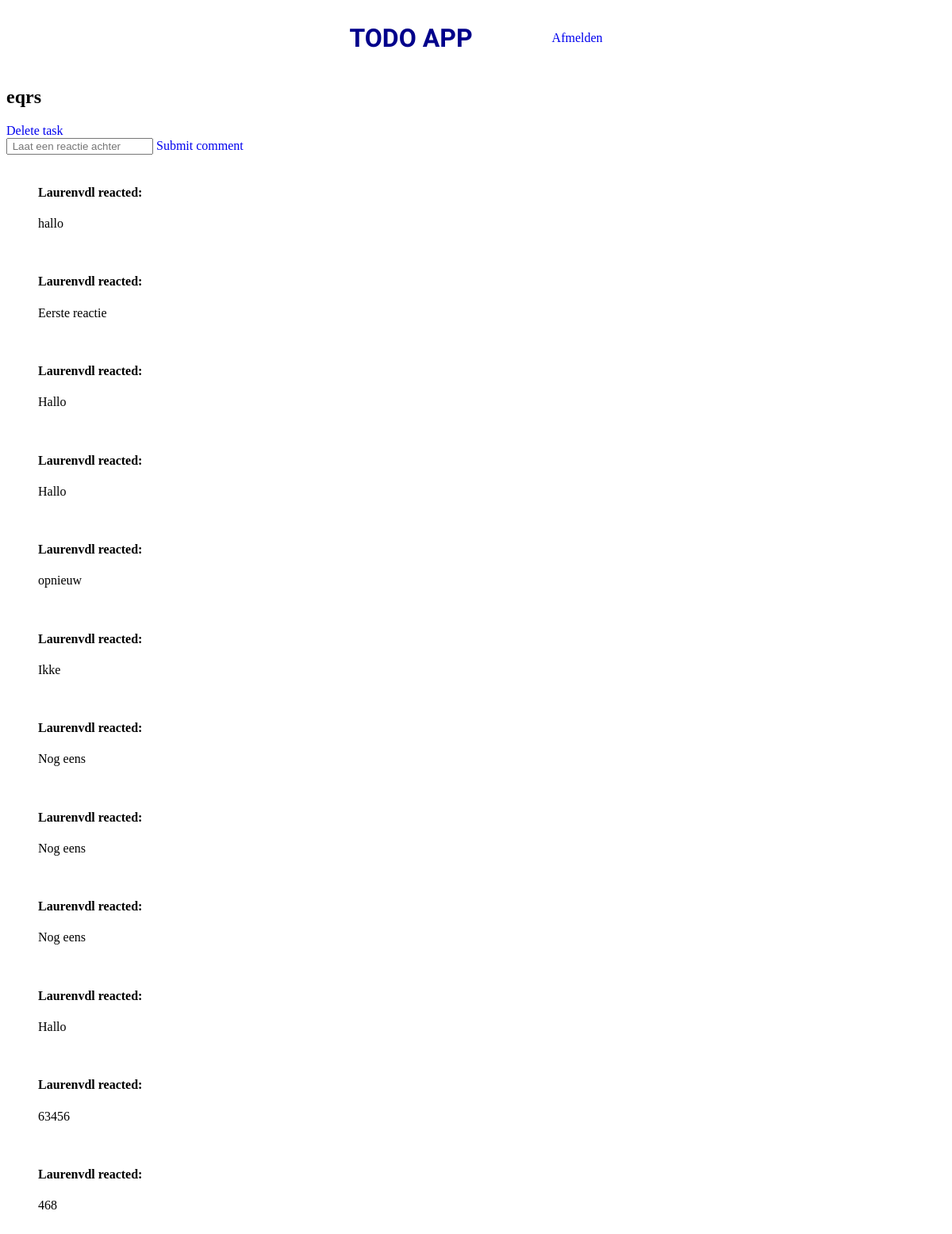
The app's page /task.php?task=27 (signed in) with its own data.
### tables this page shows
CREATE TABLE `task` (
  `id` int(11) NOT NULL,
  `userId` int(11) NOT NULL,
  `lijstId` int(11) NOT NULL,
  `title` varchar(300) NOT NULL,
  `hour` int(11) NOT NULL,
  `date` date NOT NULL
);

CREATE TABLE `comment` (
  `id` int(11) NOT NULL,
  `text` varchar(300) NOT NULL,
  `userId` int(11) NOT NULL,
  `taskId` int(11) NOT NULL
);

CREATE TABLE `users` (
  `id` int(11) NOT NULL,
  `username` varchar(300) NOT NULL,
  `password` varchar(300) NOT NULL
);

### classes/Task.php (called while the page is built, shortened)
<?php
    class Task {
        public static function getTaskById($id) {
            $conn = Db::getInstance();
            $statement = $conn->prepare("select * from task where id = :id");
            $statement->bindValue(":id", $id);
            $statement->execute();
            return $statement->fetch(PDO::FETCH_ASSOC);
        }
    }

### classes/Comment.php (called while the page is built, shortened)
<?php
    class Comment {
        public static function getAll($taskId) {
            $conn = Db::getInstance();
            $statement = $conn->prepare("select * from comment where taskId = :taskId");
            $statement->bindValue(':taskId', $taskId);
            $statement->execute();
            return $statement->fetchAll(PDO::FETCH_ASSOC);
        }
    }

### classes/User.php (called while the page is built, shortened)
<?php
    class User {
        public static function getUserById($id) {
            $conn = Db::getInstance();
            $statement = $conn->prepare("select * from users where id = :userId");
            $statement->bindValue(':userId', $id);
            $statement->execute();
            return $statement->fetch();
        }
    }

### task.php (the view, shortened to what this page needs)
<?php
    $taskId = $_GET['task'];
    $task = Task::getTaskById($taskId);
    $comments = Comment::getAll($_GET['task']);
?><!DOCTYPE html>
<html lang="en">
<head>
</head>
<body>
    <?php include_once("nav.inc.php"); ?>
    <div class="header">
        <h2><?php echo htmlspecialchars($task['title']); ?></h2>
    </div>
    <a href="delete_task.php?task=<?php echo $_GET["task"]; ?>" class="delete">Delete task</a>
    <div class="commentSection">
                <div class="commentForm">
                    <input type="text" id="commentText" placeholder=" Laat een reactie achter">
                    <a href="#" class="submitComment" data-taskid="<?php echo $task['id'] ?>"> Submit comment</a>
                </div>
                <br>
                <ul class="CommentList">
                    <?php foreach($comments as $comment): ?>
                        <?php $commentUser = User::getUserById($comment['userId']) ?>
                            <li>
                                <div>
                                    <h4 class="detailsText"><?php echo $commentUser['username'] ?> reacted:</h4>
                                    <p><?php echo $comment['text'] ?></p>
                                    <br>
                                </div>
                            </li>
                    <?php endforeach; ?>
                </ul>
            </div>
</body>
</html>

### nav.inc.php
<link rel="stylesheet" href="css/navigation.css?v=<?php echo time(); ?>">
<div class="container">
    <h1>TODO APP</h1>
    <a href="logout.php" class="logout">Afmelden</a>
</div>

### css/navigation.css (style rules this page uses)
* { list-style: none; text-decoration: none; }
.container { display: flex; flex-direction: row; justify-content: center; align-items: center; gap: 100px; }
h1 { align-self: center; font-family: 'Oswald', sans-serif; color: darkblue; }

### records on screen
task: title "eqrs"
comment: userId.username "Laurenvdl", text "hallo"
comment: userId.username "Laurenvdl", text "Eerste reactie"
comment: userId.username "Laurenvdl", text "Hallo"
comment: userId.username "Laurenvdl", text "Hallo"
comment: userId.username "Laurenvdl", text "opnieuw"
comment: userId.username "Laurenvdl", text "Ikke"
comment: userId.username "Laurenvdl", text "Nog eens"
comment: userId.username "Laurenvdl", text "Nog eens"
comment: userId.username "Laurenvdl", text "Nog eens"
comment: userId.username "Laurenvdl", text "Hallo"
comment: userId.username "Laurenvdl", text "63456"
comment: userId.username "Laurenvdl", text "468"
